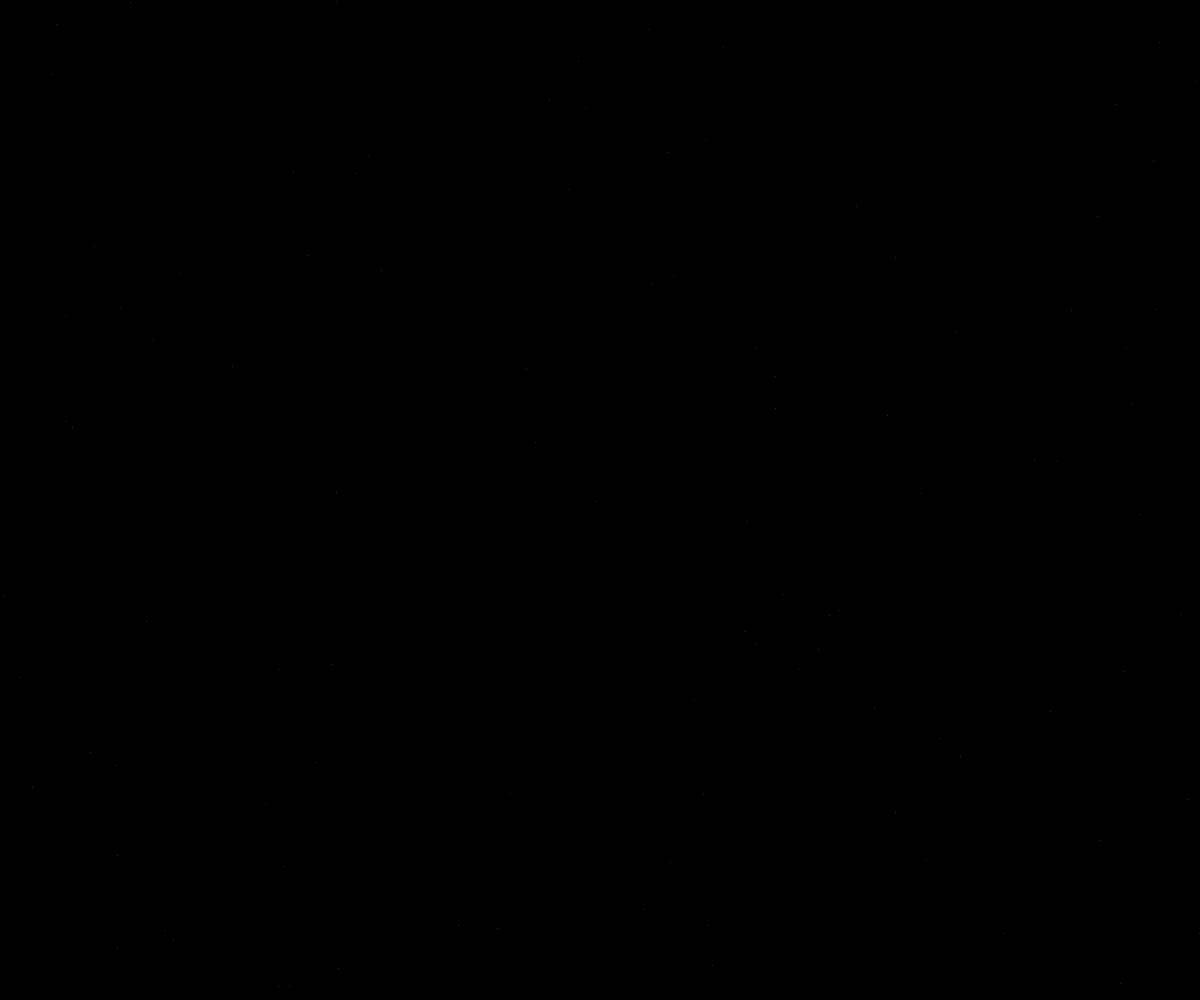
Frame 1 (no input)
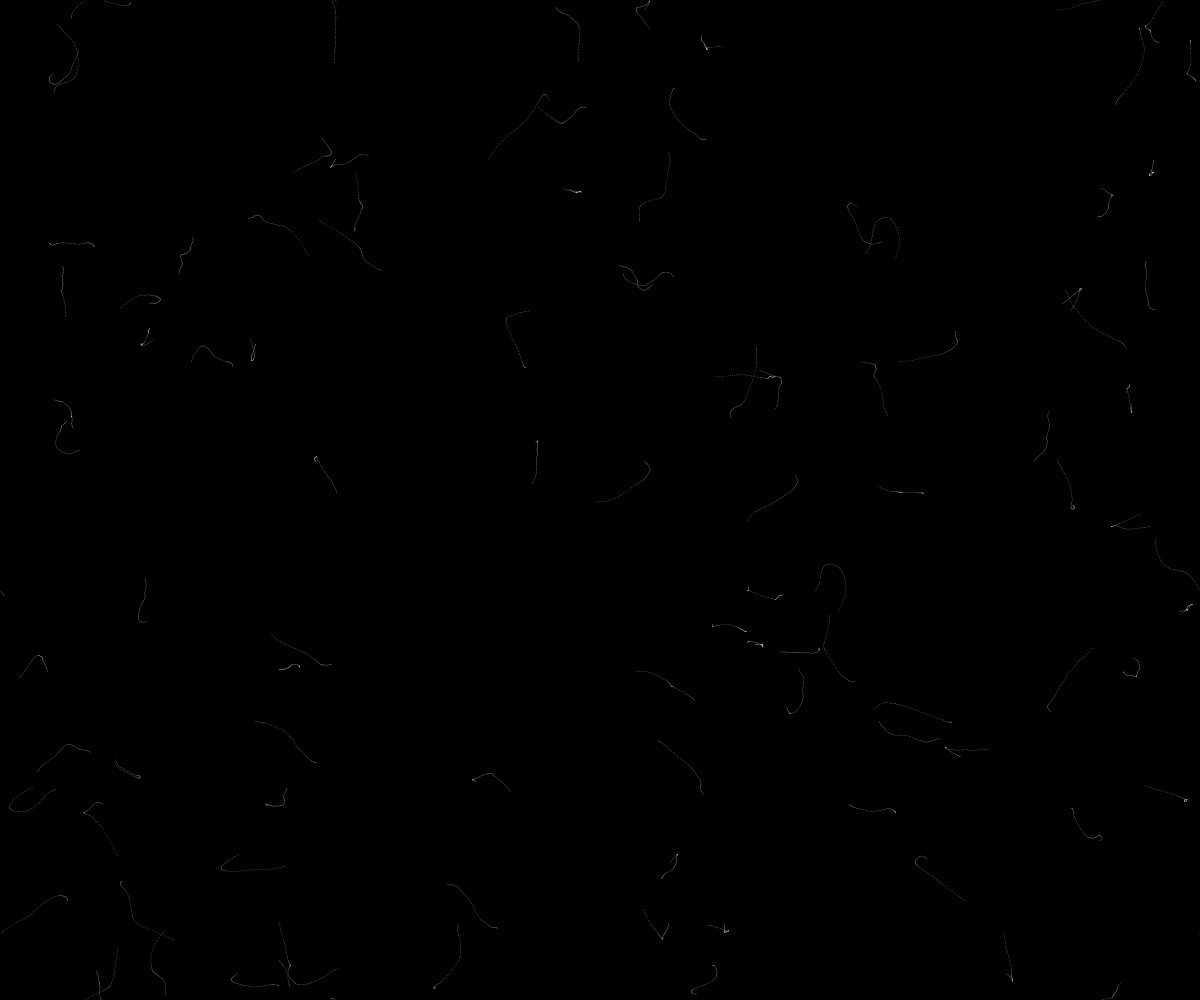
Frame 60 (no input)
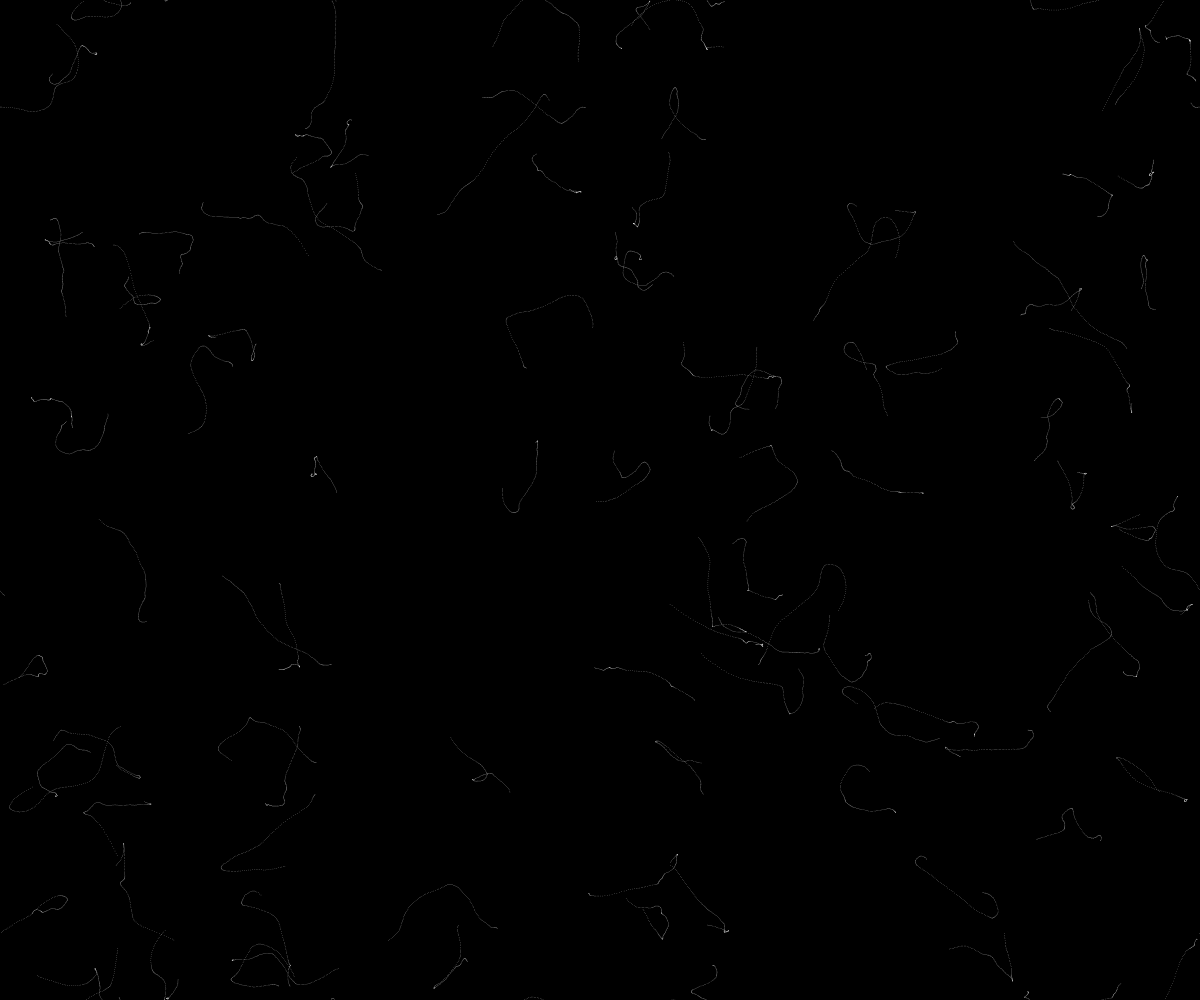
Frame 120 (the mouse pressed at the canvas centre since frame 60)

The p5.js sketch that drew these frames (run headless with seeded random() and noise() and a simulated clock; from frame 60 on, the mouse is pressed at the canvas centre):

// p5.js sketch
// ── sketch.js
let particles = [];

function setup() {
  createCanvas(windowWidth, windowHeight);
  background(0);

  //particle plotting
  for (let i = 0; i < 100; i++) {
    particles.push(new Particle());
  }
}

function draw() {
  for (let i = 0; i < particles.length; i++) {
    particles[i].update();
    particles[i].display();
    particles[i].limit();
  }
}

class Particle {
  constructor() {
    this.pos = createVector(random(0, width), random(0, height));
    //ellipse position
    this.size = random(0.5, 0.5);
    //ellipse size
    this.vel = createVector(0, 0);
    //velocity
    this.mov = createVector(random(0, 50), random(0, 50));
    //move
    this.colour = random(0, 255);

    this.update = function() {
      this.n = createVector(noise(this.mov.x), noise(this.mov.y));
      //noise
      this.mappednoise = createVector(map(this.n.x, 0, 1, -3, 3), map(this.n.y, 0, 1, -3, 3));
      //mapped noise
      this.acc = createVector(this.mappednoise.x, this.mappednoise.y);
      //acceleration
      this.vel.add(this.acc);
      this.pos.add(this.vel);
      this.mov.add(random(0, 0.05), random(0, 0.05));
      this.vel.set(0, 0)
      this.colour += 0.01
      if (this.colour > 255) {
        this.colour = 0
      }
    }

    this.display = function() {
      noStroke();
      fill(255);
      ellipse(this.pos.x, this.pos.y, this.size);
    }

    this.limit = function() {
      if (this.pos.x > width) {
        this.pos.x = 0;
      }
      if (this.pos.x < 0) {
        this.pos.x = width;
      }
      if (this.pos.y > height) {
        this.pos.y = 0;
      }
      if (this.pos.y < 0) {
        this.pos.y = height;
      }
    }
  }
}
